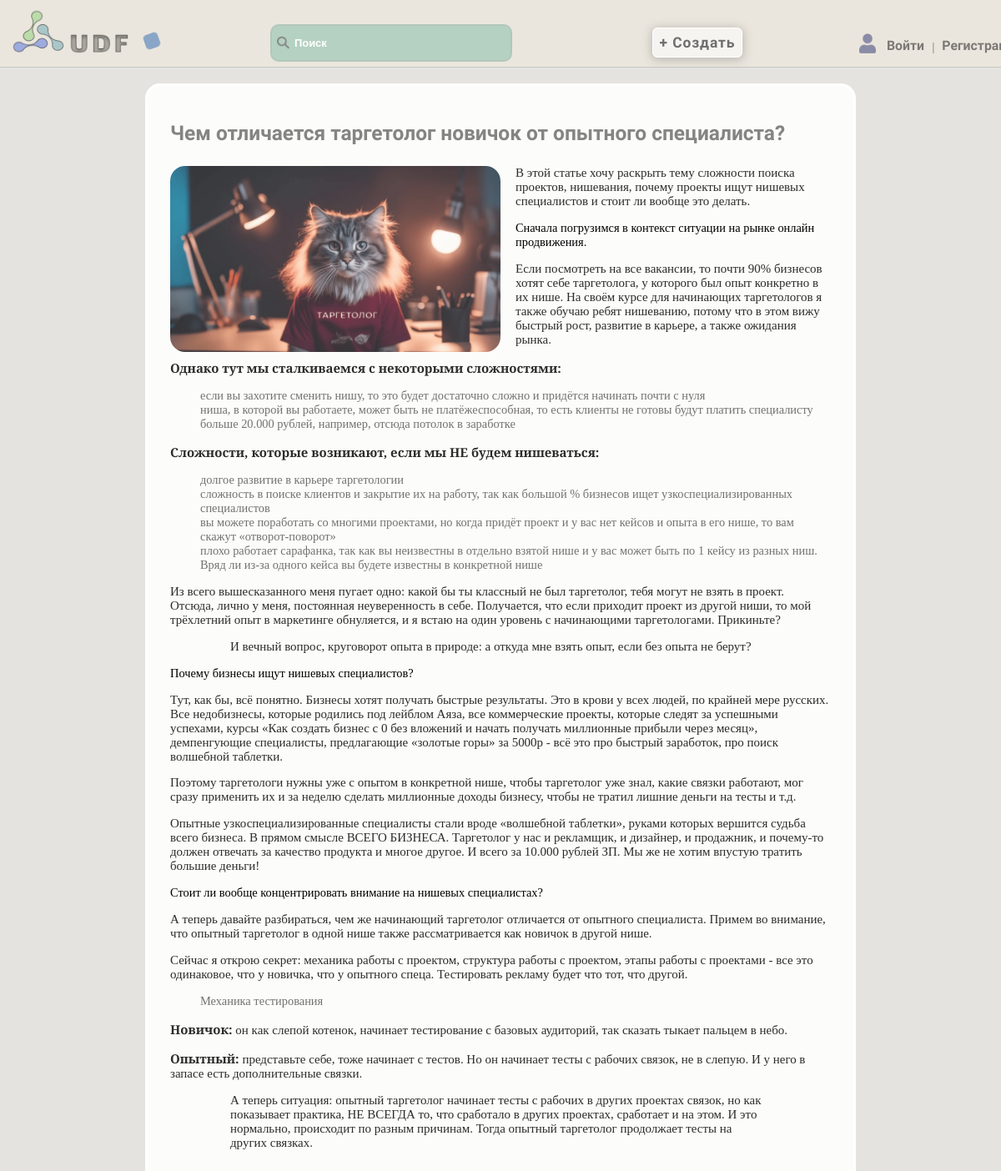
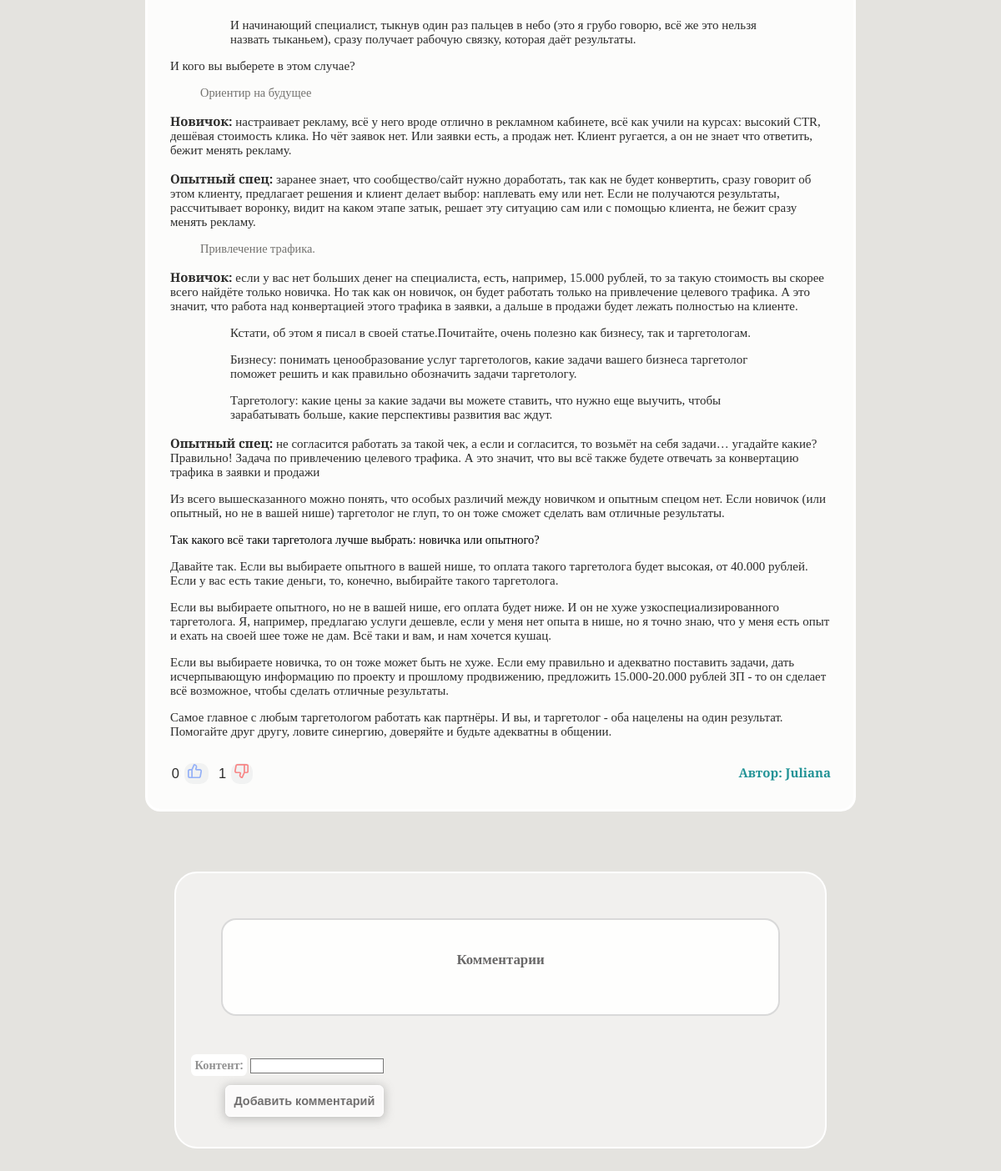
/8/review/, run on the app's committed database (2 pictures, top to bottom).
### articles/models.py (models this page shows, shortened)
class Article(models.Model):
    title = models.CharField(max_length=255, verbose_name='Статья')
    content = models.TextField(verbose_name='Контент')
    author = models.ForeignKey(settings.AUTH_USER_MODEL, on_delete=models.CASCADE, verbose_name='Автор')
    created_at = models.DateTimeField(auto_now_add=True, verbose_name='Дата')
    photo = models.ImageField(upload_to='photo', blank=True, verbose_name='Изображение')
    likes = models.ManyToManyField(settings.AUTH_USER_MODEL, related_name='liked_articles')
    dislikes = models.ManyToManyField(settings.AUTH_USER_MODEL, related_name='disliked_articles')
    category = models.ForeignKey('Category', on_delete=models.PROTECT, verbose_name="Категория")

### accounts/models.py (models this page shows, shortened)
class User(AbstractUser):
    username = models.CharField(max_length=150, unique=True, verbose_name='Имя')
    password = models.CharField(max_length=128, null=False, blank=False, verbose_name='Пароль')
    bio = models.TextField(blank=True, verbose_name='Биография')
    country = models.CharField(max_length=50, blank=True, verbose_name='Страна')
    city = models.CharField(max_length=50, blank=True, verbose_name='Город')
    is_online = models.BooleanField(default=False, verbose_name='Статус')
    occupation = models.CharField(max_length=50, blank=True, verbose_name='Род деятельности')
    avatar = models.ImageField(upload_to='avatars', blank=True, verbose_name='Аватар')
    date_joined = models.DateTimeField(auto_now_add=True, verbose_name='Дата')
    email = models.EmailField(unique=True)
    gender_choices = [
        ('M', 'Мужской'),
        ('F', 'Женский'),
    ]
    gender = models.CharField(max_length=1, choices=gender_choices, blank=True, verbose_name='Пол')
    age = models.IntegerField(blank=True, null=True, verbose_name='Возраст')
    last_login = models.DateTimeField(default=timezone.now)  # Добавляем поле last_login с дефолтным значением
    groups = None
    user_permissions = None
    def is_online(self):
        return (timezone.now() - self.last_login).seconds < 600

### articles/views.py (the view, shortened to what this page needs)
# urls.py: path('<int:pk>/review/', review_article, name='review_article'),
def review_article(request, pk):
    article = get_object_or_404(Article, pk=pk)
    user_has_bookmark = False
    if request.user.is_authenticated:
        user_has_bookmark = article.bookmark_set.filter(user=request.user).exists()
    comment_form = CommentForm()
    comments = Comment.objects.filter(article=article)
    return render(request, 'articles/review_article.html', {'article': article, 'user_has_bookmark': user_has_bookmark, 'comment_form': comment_form, 'comments': comments})

### articles/forms.py
class CommentForm(forms.ModelForm):
    class Meta:
        model = Comment
        fields = ['content']
        widgets = {
            'content': TinyMCE(attrs={'class': 'content_comment'}),
        }

### articles/templates/articles/review_article.html (shortened to what this page needs)
{% extends 'core/base.html' %}
{% block content %}
<div class="review-container">
  <h3 class="review-title">{{ article.title }}</h3>
      {% if article.photo %}
      <img class="image-article" src="{{ article.photo.url }}" alt="{{ article.title }}">
      {% endif %}
  <p>{{ article.content|safe }}</p>
  <p class="review-author"> Автор: {{ article.author.username }}</p>
   <p class="content-likes-dislikes-bookmarkio-article">
     <span id="likes-count-{{ article.id }}" style="font-family: Arial, serif; font-size: 1.1em; font-weight:500; padding: 2px;">{{ article.likes.count }}</span>
     <span class="like-button" data-article-id="{{ article.id }}" data-is-liked="{{ article.is_liked }}" data-is-disliked="{{ article.is_disliked }}">
     </span>
     <span id="dislikes-count-{{ article.id }}" style="font-family: Arial, serif; font-size: 1.1em; font-weight:500; padding: 2px;" >{{ article.dislikes.count }}</span>
     <span class="dislike-button" data-article-id="{{ article.id }}" data-is-liked="{{ article.is_liked }}" data-is-disliked="{{ article.is_disliked }}">
     </span>
   </p>
</div>
<div class="content-commentary">
  <div class="comment-area">
    <h3>Комментарии</h3>
  </div>
  <div class="add-comment-area">
  <form method="post" action="{% url 'add_comment' article.id %}">
    {{ comment_form.as_p }}
  <button class="review-bt" type="submit">Добавить комментарий</button>
  </form>
  </div>
  </div>
{% endblock %}

### core/static/css/style.css (style rules this page uses)
body { margin: 0; padding: 0; background: rgba(93, 82, 57, 0.16); zoom: 0.9; height: 100vh; opacity: 0; }
ul { list-style: none; font-family: Spectral SC, serif; font-weight: 300; color: rgba(59, 58, 53, 0.71); }
label, #id_username { color: rgba(100, 100, 100, 0.7); font-weight: bold; font-family: Roboto Condensed, serif; }
.content-likes-dislikes-bookmarkio-article { display: inline-block; }
.like-button, .dislike-button { background: rgba(74, 85, 98, 0.06); padding: 5px; border-radius: 11px; }
.like-button, .dislike-button { margin-right: 11px; cursor: pointer; }
.like-button svg, .dislike-button svg { width: 19px; height: 19px; }
.comment-area { padding: 5px; background-color: rgba(255, 255, 255, 0.88); border-radius: 20px; border: 3px solid rgba(128, 128, 128, 0.29); width: 730px; height: auto; color: rgba(72, 71, 71, 0.82); font-family: Georgia,serif; margin: 40px; white-space: pre-line; }
.comment-area h3 { text-align: center; }
.content-commentary { background-color: rgba(255, 255, 255, 0.45); margin: 80px auto 0; border-radius: 30px; padding: 20px 20px 0; border: 3px solid white; }
.review-bt { padding: 11px; font-size: 1em; font-weight: bold; background-color: rgba(255, 255, 255, 0.7); box-shadow: 0 2px 12px 2px rgba(112, 110, 110, 0.36); color: rgba(82, 81, 81, 0.82); border: 1px solid rgb(255, 255, 255); border-radius: 7px; transition: background-color ease-in-out 0.3s, color ease-in-out 0.3s; }
.add-comment-area form button.review-bt { float: right; }
.add-comment-area { margin-bottom: 40px; display: flex; justify-content: space-between; }
.add-comment-area label[for='id_content'] { padding: 5px; background-color: white; border-radius: 7px; }
.image-article { max-width: 50%; max-height: 50%; border-radius: 20px; opacity: 0.8; float: left; margin-right: 20px; }
.review-container { flex-basis: 50%; padding: 20px 30px; width: 880px; background-color: rgba(255, 255, 255, 0.89); border-radius: 20px; margin: 111px auto 0; border: 4px solid white; word-break: break-word; }
.review-container .review-author { float: right; font-weight: 600; color: #229396; }
.review-container p { color: #2c2c2b; font-family: Spectral SC, serif; font-weight: 400; font-size: 1.04em; word-break: break-word; }
.review-title { font-family: Play, serif; font-size: 1.7em; color: rgba(109, 110, 105, 0.84); }

### data on the page
Article: title "Чем отличается таргетолог новичок от опытного специалиста?", photo (picture), content "В этой статье хочу раскрыть тему сложности поиска проектов, нишевания, почему проекты ищут нишевых специалистов и стоит ли вообще это делать. Сначала погрузимся в контекст ситуации на рынке онлайн продвижения. Если посмотреть на все вакансии, то почти 90% бизнесов хотят себе таргетолога, у которого был опыт конкретно в их нише. На своём курсе для начинающих таргетологов я также обучаю ребят нишеванию, потому что в этом вижу быстрый рост, развитие в карьере, а также ожидания рынка. Однако тут мы сталкиваемся с некоторыми сложностями: если вы захотите сменить нишу, то это будет достаточно сложно и придётся начинать почти с нуля ниша, в которой вы работаете, может быть не платёжеспособная, то…", author.username "Juliana", likes.count "0", dislikes.count "1"
